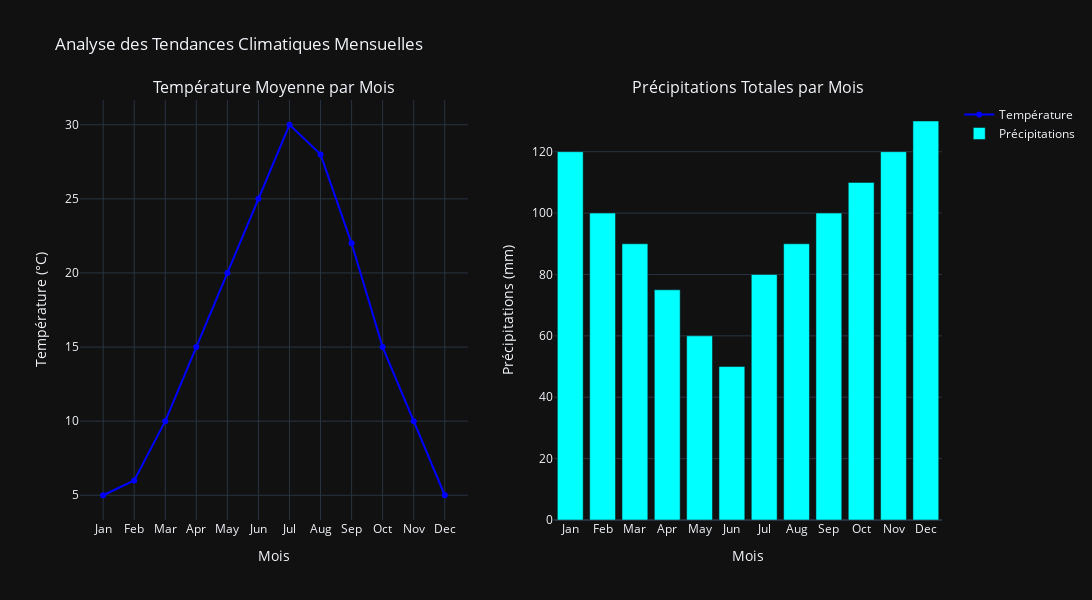

The code cell stored with this chart in its notebook:
### Markdown cell above
Observez-vous une corrélation entre précipitations et température ?
les températures baissent selon le taux de précipitation et vice versa

### Code cell
fig = make_subplots(rows=1, cols=2, subplot_titles=('Température Moyenne par Mois', 'Précipitations Totales par Mois'))

# Ajouter la courbe des températures
fig.add_trace(go.Scatter(
    x=monthly_data['Month'].astype(str),  # Mois
    y=monthly_data['Temperature'],  # Température moyenne
    mode='lines+markers',  # Afficher la courbe avec des points
    name='Température',
    line=dict(color='blue')
), row=1, col=1)

# Ajouter l'histogramme des précipitations
fig.add_trace(go.Bar(
    x=monthly_data['Month'].astype(str),  # Mois
    y=monthly_data['Precipitation'],  # Précipitations totales
    name='Précipitations',
    marker=dict(color='cyan')
), row=1, col=2)

# Mettre à jour les titres et les étiquettes
fig.update_layout(
    title='Analyse des Tendances Climatiques Mensuelles',
    xaxis_title='Mois',
    yaxis_title='Température (°C)',
    xaxis2_title='Mois',
    yaxis2_title='Précipitations (mm)',
    showlegend=True,
    template='plotly_dark',  # Optionnel : style sombre pour l'interface
    height=600,  # Hauteur du graphique
    width=1200   # Largeur du graphique
)

# Afficher le graphique interactif
fig.show()

### Figure 1 — Plotly figure (JSON) as saved in the notebook; plotly's stock layout.template omitted (floating-point values rounded to 4 significant figures)
{"data": [{"line": {"color": "blue"}, "mode": "lines+markers", "name": "Température", "type": "scatter", "x": ["Jan", "Feb", "Mar", "Apr", "May", "Jun", "Jul", "Aug", "Sep", "Oct", "Nov", "Dec"], "xaxis": "x", "y": [5, 6, 10, 15, 20, 25, 30, 28, 22, 15, 10, 5], "yaxis": "y"}, {"marker": {"color": "cyan"}, "name": "Précipitations", "type": "bar", "x": ["Jan", "Feb", "Mar", "Apr", "May", "Jun", "Jul", "Aug", "Sep", "Oct", "Nov", "Dec"], "xaxis": "x2", "y": [120, 100, 90, 75, 60, 50, 80, 90, 100, 110, 120, 130], "yaxis": "y2"}], "layout": {"annotations": [{"font": {"size": 16}, "showarrow": false, "text": "Température Moyenne par Mois", "x": 0.225, "xanchor": "center", "xref": "paper", "y": 1, "yanchor": "bottom", "yref": "paper"}, {"font": {"size": 16}, "showarrow": false, "text": "Précipitations Totales par Mois", "x": 0.775, "xanchor": "center", "xref": "paper", "y": 1, "yanchor": "bottom", "yref": "paper"}], "height": 600, "showlegend": true, "title": {"text": "Analyse des Tendances Climatiques Mensuelles"}, "width": 1200, "xaxis": {"anchor": "y", "domain": [0, 0.45], "title": {"text": "Mois"}}, "xaxis2": {"anchor": "y2", "domain": [0.55, 1], "title": {"text": "Mois"}}, "yaxis": {"anchor": "x", "domain": [0, 1], "title": {"text": "Température (°C)"}}, "yaxis2": {"anchor": "x2", "domain": [0, 1], "title": {"text": "Précipitations (mm)"}}}}
